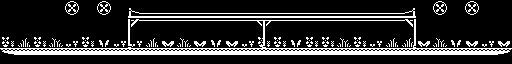

This game map was drawn from its Tiled (.tmx) file and the tilesets committed beside it. A one-line description and the trimmed map source follow:
An orthogonal 32x4 tile map with 16x16 px tiles, 2 tile layers (t0, front) and 11 objects (hero).

<map version="1.9" tiledversion="1.9.2" orientation="orthogonal" renderorder="right-down" width="32" height="4" tilewidth="16" tileheight="16" infinite="0" nextlayerid="7" nextobjectid="33">
 <tileset firstgid="1" name="monochrome_tilemap_transparent" tilewidth="16" tileheight="16" spacing="1" tilecount="400" columns="20">
  <image source="monochrome_tilemap_transparent.png" width="339" height="339" />
  <tile id="369">
   <animation>
    <frame tileid="369" duration="100" />
    <frame tileid="370" duration="100" />
   </animation>
  </tile>
 </tileset>
 <layer id="3" name="t0" width="32" height="4">
  <data>[128 cells, 8 non-empty, 5 distinct tile ids]</data>
 </layer>
 <layer id="1" name="front" width="32" height="4">
  <data>[128 cells, 100 non-empty, 15 distinct tile ids]</data>
 </layer>
 <objectgroup id="4" name="env">
  <object id="2" x="109.71" y="-74.0956" width="38.8348" height="21.8446">
   <properties>
    <property name="BodyType" value="StaticBody" />
    <property name="friction" type="float" value="0" />
    <property name="gravityScale" type="float" value="1" />
    <property name="restitution" type="float" value="0.25" />
   </properties>
  </object>
  <object id="3" x="183.132" y="-92.9062" width="18.8106" height="20.0242">
   <properties>
    <property name="BodyType" value="StaticBody" />
    <property name="friction" type="float" value="0" />
    <property name="gravityScale" type="float" value="1" />
    <property name="restitution" type="float" value="0.25" />
   </properties>
  </object>
  <object id="6" x="310.559" y="-93.5133" width="26.0921" height="25.4853">
   <properties>
    <property name="BodyType" value="StaticBody" />
    <property name="friction" type="float" value="0" />
    <property name="gravityScale" type="float" value="1" />
    <property name="restitution" type="float" value="0.25" />
   </properties>
  </object>
  <object id="7" x="235.316" y="-60.1393" width="32.16" height="12.1358">
   <properties>
    <property name="BodyType" value="StaticBody" />
    <property name="friction" type="float" value="0" />
    <property name="gravityScale" type="float" value="1" />
    <property name="restitution" type="float" value="0.25" />
   </properties>
  </object>
  <object id="8" x="321.481" y="-37.688" width="28.5193" height="23.0581">
   <properties>
    <property name="BodyType" value="StaticBody" />
    <property name="friction" type="float" value="0" />
    <property name="gravityScale" type="float" value="1" />
    <property name="restitution" type="float" value="0.25" />
   </properties>
  </object>
  <object id="9" x="-1.33333" y="-70.4548" width="9.70872" height="12.7427">
   <properties>
    <property name="BodyType" value="StaticBody" />
    <property name="friction" type="float" value="0" />
    <property name="gravityScale" type="float" value="1" />
    <property name="restitution" type="float" value="0.25" />
   </properties>
  </object>
  <object id="23" x="130.667" y="15.3333" width="282.667" height="6">
   <properties>
    <property name="BodyType" value="StaticBody" />
    <property name="friction" type="float" value="0" />
    <property name="gravityScale" type="float" value="1" />
    <property name="restitution" type="float" value="0.25" />
   </properties>
  </object>
  <object id="24" x="4" y="48.6667" width="505.333" height="4.66667">
   <properties>
    <property name="BodyType" value="StaticBody" />
    <property name="friction" type="float" value="0" />
    <property name="gravityScale" type="float" value="1" />
    <property name="restitution" type="float" value="0.25" />
   </properties>
  </object>
 </objectgroup>
 <objectgroup id="5" name="dyn">
  <object id="29" x="187.333" y="-46.6667" width="26.6667" height="17.3333">
   <properties>
    <property name="BodyType" value="DynamicBody" />
    <property name="friction" type="float" value="0" />
    <property name="gravityScale" type="float" value="1" />
    <property name="restitution" type="float" value="0.25" />
   </properties>
  </object>
  <object id="32" x="151.333" y="-123.333" width="20.6667" height="34">
   <properties>
    <property name="BodyType" value="DynamicBody" />
    <property name="friction" type="float" value="0" />
    <property name="gravityScale" type="float" value="1" />
    <property name="restitution" type="float" value="0.25" />
   </properties>
  </object>
 </objectgroup>
 <objectgroup id="6" name="hero">
  <object id="19" name="hero" x="64" y="-90" width="21.3333" height="14.6667">
   <properties>
    <property name="BodyType" value="DynamicBody" />
    <property name="friction" type="float" value="0" />
    <property name="gravityScale" type="float" value="1" />
    <property name="restitution" type="float" value="0.25" />
   </properties>
  </object>
 </objectgroup>
</map>
